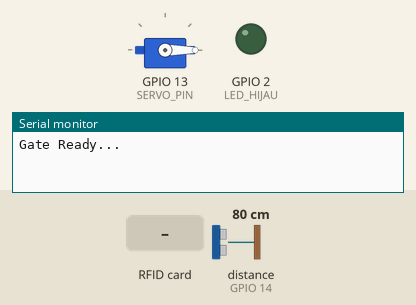
Recording of a sketch running on a simulated ESP32. Shown: servo, output pins drawn as LEDs (lit = HIGH), the last lines printed to the serial monitor. The inputs (shaded band) are chosen by the test bench; at power-on: distance to the obstacle (sensor on GPIO 14) 80 cm. The echo pulse lasts 58.3 µs per cm; pins used as bus, display or sensor lines are not drawn.

Above: at 1.2 s.
1.3 s: RFID card C5 21 C9 06 held to the reader
At 2.2 s:
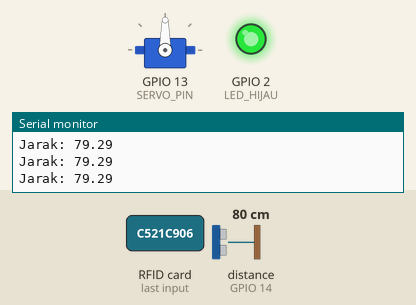
2.8 s: distance to the obstacle (sensor on GPIO 14) set to 18 cm
4.3 s: distance to the obstacle (sensor on GPIO 14) set to 14 cm
Timing chart, 0 to 7.3 s (numbered marks = the images above; inputs shaded):
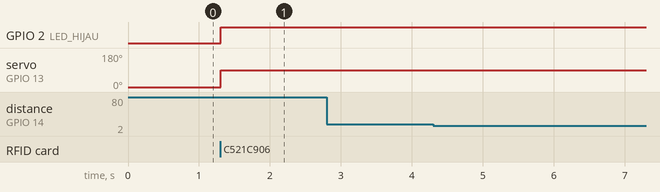

The sketch:

military_gate.ino
```cpp
#include <SPI.h>
#include <MFRC522.h>
#include <ESP32Servo.h>

// ===== RFID =====
#define SS_PIN 5
#define RST_PIN 4
MFRC522 mfrc522(SS_PIN, RST_PIN);

// ===== SERVO =====
#define SERVO_PIN 13
Servo gateServo;

// ===== ULTRASONIC =====
#define TRIG_PIN 12
#define ECHO_PIN 14

// ===== LED =====
#define LED_MERAH 4
#define LED_HIJAU 2

// ===== UID VALID =====
String authorizedUID = "C521C906";

//
// ===== SETUP =====
//
void setup() {
  Serial.begin(115200);

  // RFID
  SPI.begin(18, 19, 23, 5);
  mfrc522.PCD_Init();

  // Servo
  gateServo.attach(SERVO_PIN);
  gateServo.write(0);

  // Ultrasonic
  pinMode(TRIG_PIN, OUTPUT);
  pinMode(ECHO_PIN, INPUT);

  // LED
  pinMode(LED_MERAH, OUTPUT);
  pinMode(LED_HIJAU, OUTPUT);

  // Status awal: merah menyala
  digitalWrite(LED_MERAH, HIGH);
  digitalWrite(LED_HIJAU, LOW);

  Serial.println("Gate Ready...");
}

//
// ===== BACA JARAK =====
//
float readDistance() {
  digitalWrite(TRIG_PIN, LOW);
  delayMicroseconds(2);
  digitalWrite(TRIG_PIN, HIGH);
  delayMicroseconds(10);
  digitalWrite(TRIG_PIN, LOW);

  long duration = pulseIn(ECHO_PIN, HIGH, 30000);
  if (duration == 0) return -1;

  float distance = duration * 0.034 / 2;
  return distance;
}

//
// ===== LOOP =====
//
void loop() {

  // ===== IDLE STATE =====
  digitalWrite(LED_MERAH, HIGH);
  digitalWrite(LED_HIJAU, LOW);

  // Cek kartu
  if (!mfrc522.PICC_IsNewCardPresent()) return;
  if (!mfrc522.PICC_ReadCardSerial()) return;

  // Baca UID
  String uid = "";
  for (byte i = 0; i < mfrc522.uid.size; i++) {
    if (mfrc522.uid.uidByte[i] < 0x10) uid += "0";
    uid += String(mfrc522.uid.uidByte[i], HEX);
  }
  uid.toUpperCase();

  Serial.print("UID: ");
  Serial.println(uid);

  // ===== UID BENAR =====
  if (uid == authorizedUID) {
    Serial.println("Akses diterima");

    // LED hijau ON
    digitalWrite(LED_MERAH, LOW);
    digitalWrite(LED_HIJAU, HIGH);

    // Buka gerbang
    gateServo.write(90);

    // Tunggu objek lewat
    while (true) {
      float distance = readDistance();
      Serial.print("Jarak: ");
      Serial.println(distance);

      if (distance > 0 && distance < 15) {
        Serial.println("Objek lewat...");

        // Tunggu sampai objek menjauh
        while (readDistance() < 15) {
          delay(100);
        }

        Serial.println("Objek sudah lewat");
        break;
      }
      delay(200);
    }

    // Tutup gerbang
    gateServo.write(0);

    // Kembali ke idle (merah ON)
    digitalWrite(LED_HIJAU, LOW);
    digitalWrite(LED_MERAH, HIGH);
  }

  // ===== UID SALAH =====
  else {
    Serial.println("Akses ditolak");

    digitalWrite(LED_MERAH, HIGH);
    digitalWrite(LED_HIJAU, LOW);
  }

  delay(1000);
}
```

Measured:
- after the input at 1.3 s, GPIO 2 (LED_HIJAU): LOW → HIGH at once; servo on GPIO 13 (SERVO_PIN): 0° → 90° at once
